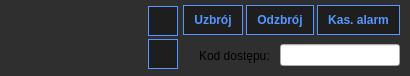
<?xml version="1.0" encoding="UTF-8"?>
<ui version="4.0">
 <class>ZonesListWidget</class>
 <widget class="QWidget" name="ZonesListWidget">
  <property name="geometry">
   <rect>
    <x>0</x>
    <y>0</y>
    <width>410</width>
    <height>76</height>
   </rect>
  </property>
  <property name="windowTitle">
   <string>Form</string>
  </property>
  <property name="styleSheet">
   <string notr="true">#contentWidget2{
	background-color: rgb(47, 47, 47);
	border-top:none;
	border-right:none;
	border-left:none;
}
#contentWidget{
	background-color: rgb(47, 47, 47);
	border:none;
}
QPushButton {
	background-color: rgb(30, 30, 30);
	border: 1px solid rgb(85, 150, 255);
	color: rgb(85, 150, 255);
	padding: 4px 10px;
	font: 75 10pt &quot;Segoe UI&quot;;
	font-weight: 500;
}
QPushButton::hover {
	background-color: rgb(85, 150, 255);
	border: 1px solid rgb(30, 30, 30);
	font: 75 10pt &quot;Segoe UI&quot;;
	color: rgb(30, 30, 30);
	border-radius:5px;
	font-weight: 500;
}

QPushButton::disabled {
	background-color: rgb(57, 65, 75);
	color: rgb(40, 40, 40);
	border: 1px solid rgb(31, 45, 60);
	border-radius: 5px;
}</string>
  </property>
  <layout class="QVBoxLayout" name="verticalLayout">
   <property name="spacing">
    <number>0</number>
   </property>
   <property name="leftMargin">
    <number>0</number>
   </property>
   <property name="topMargin">
    <number>0</number>
   </property>
   <property name="rightMargin">
    <number>0</number>
   </property>
   <property name="bottomMargin">
    <number>0</number>
   </property>
   <item>
    <widget class="QWidget" name="contentWidget2" native="true">
     <property name="styleSheet">
      <string notr="true"/>
     </property>
     <layout class="QHBoxLayout" name="contentLayout2" stretch="2,0,0">
      <property name="spacing">
       <number>5</number>
      </property>
      <property name="leftMargin">
       <number>0</number>
      </property>
      <property name="topMargin">
       <number>0</number>
      </property>
      <property name="rightMargin">
       <number>10</number>
      </property>
      <property name="bottomMargin">
       <number>6</number>
      </property>
      <item>
       <widget class="QWidget" name="contentWidget" native="true">
        <property name="sizePolicy">
         <sizepolicy hsizetype="Expanding" vsizetype="Expanding">
          <horstretch>0</horstretch>
          <verstretch>0</verstretch>
         </sizepolicy>
        </property>
        <property name="styleSheet">
         <string notr="true"/>
        </property>
        <layout class="QHBoxLayout" name="contentLayout">
         <property name="spacing">
          <number>0</number>
         </property>
         <property name="leftMargin">
          <number>0</number>
         </property>
         <property name="topMargin">
          <number>0</number>
         </property>
         <property name="rightMargin">
          <number>0</number>
         </property>
         <property name="bottomMargin">
          <number>0</number>
         </property>
        </layout>
       </widget>
      </item>
      <item>
       <widget class="QWidget" name="widget_2" native="true">
        <property name="styleSheet">
         <string notr="true"/>
        </property>
        <layout class="QVBoxLayout" name="verticalLayout_3">
         <property name="spacing">
          <number>5</number>
         </property>
         <property name="leftMargin">
          <number>0</number>
         </property>
         <property name="topMargin">
          <number>5</number>
         </property>
         <property name="rightMargin">
          <number>0</number>
         </property>
         <property name="bottomMargin">
          <number>0</number>
         </property>
        </layout>
       </widget>
      </item>
      <item>
       <widget class="QWidget" name="widget" native="true">
        <property name="styleSheet">
         <string notr="true"/>
        </property>
        <layout class="QHBoxLayout" name="horizontalLayout">
         <property name="spacing">
          <number>5</number>
         </property>
         <property name="leftMargin">
          <number>0</number>
         </property>
         <property name="topMargin">
          <number>5</number>
         </property>
         <property name="rightMargin">
          <number>0</number>
         </property>
         <property name="bottomMargin">
          <number>0</number>
         </property>
         <item>
          <widget class="QWidget" name="widget_3" native="true">
           <property name="styleSheet">
            <string notr="true"/>
           </property>
           <layout class="QVBoxLayout" name="verticalLayout_2">
            <property name="spacing">
             <number>2</number>
            </property>
            <property name="leftMargin">
             <number>0</number>
            </property>
            <property name="topMargin">
             <number>0</number>
            </property>
            <property name="rightMargin">
             <number>0</number>
            </property>
            <property name="bottomMargin">
             <number>0</number>
            </property>
            <item>
             <widget class="QPushButton" name="addZoneBtn">
              <property name="sizePolicy">
               <sizepolicy hsizetype="Fixed" vsizetype="Fixed">
                <horstretch>0</horstretch>
                <verstretch>0</verstretch>
               </sizepolicy>
              </property>
              <property name="minimumSize">
               <size>
                <width>30</width>
                <height>30</height>
               </size>
              </property>
              <property name="maximumSize">
               <size>
                <width>30</width>
                <height>30</height>
               </size>
              </property>
              <property name="styleSheet">
               <string notr="true">padding: 3px;</string>
              </property>
              <property name="text">
               <string/>
              </property>
              <property name="icon">
               <iconset resource="../images.qrc">
                <normaloff>:/icons/img/add.png</normaloff>:/icons/img/add.png</iconset>
              </property>
              <property name="iconSize">
               <size>
                <width>32</width>
                <height>32</height>
               </size>
              </property>
             </widget>
            </item>
            <item>
             <widget class="QPushButton" name="subZoneBtn">
              <property name="sizePolicy">
               <sizepolicy hsizetype="Fixed" vsizetype="Fixed">
                <horstretch>0</horstretch>
                <verstretch>0</verstretch>
               </sizepolicy>
              </property>
              <property name="minimumSize">
               <size>
                <width>30</width>
                <height>30</height>
               </size>
              </property>
              <property name="maximumSize">
               <size>
                <width>30</width>
                <height>30</height>
               </size>
              </property>
              <property name="text">
               <string/>
              </property>
              <property name="icon">
               <iconset resource="../images.qrc">
                <normaloff>:/icons/img/minus.png</normaloff>:/icons/img/minus.png</iconset>
              </property>
              <property name="iconSize">
               <size>
                <width>32</width>
                <height>24</height>
               </size>
              </property>
             </widget>
            </item>
           </layout>
          </widget>
         </item>
         <item>
          <widget class="QWidget" name="widget_4" native="true">
           <layout class="QVBoxLayout" name="verticalLayout_4">
            <property name="leftMargin">
             <number>0</number>
            </property>
            <property name="topMargin">
             <number>0</number>
            </property>
            <property name="rightMargin">
             <number>0</number>
            </property>
            <property name="bottomMargin">
             <number>0</number>
            </property>
            <item>
             <widget class="QWidget" name="widget_5" native="true">
              <layout class="QHBoxLayout" name="horizontalLayout_2">
               <property name="spacing">
                <number>3</number>
               </property>
               <property name="leftMargin">
                <number>0</number>
               </property>
               <property name="topMargin">
                <number>0</number>
               </property>
               <property name="rightMargin">
                <number>0</number>
               </property>
               <property name="bottomMargin">
                <number>0</number>
               </property>
               <item>
                <widget class="QPushButton" name="armBtn">
                 <property name="sizePolicy">
                  <sizepolicy hsizetype="Minimum" vsizetype="Minimum">
                   <horstretch>0</horstretch>
                   <verstretch>0</verstretch>
                  </sizepolicy>
                 </property>
                 <property name="text">
                  <string>Uzbrój</string>
                 </property>
                 <property name="icon">
                  <iconset resource="../images.qrc">
                   <normaloff>:/icons/img/lock.png</normaloff>:/icons/img/lock.png</iconset>
                 </property>
                 <property name="iconSize">
                  <size>
                   <width>18</width>
                   <height>18</height>
                  </size>
                 </property>
                </widget>
               </item>
               <item>
                <widget class="QPushButton" name="unarmBtn">
                 <property name="sizePolicy">
                  <sizepolicy hsizetype="Minimum" vsizetype="Minimum">
                   <horstretch>0</horstretch>
                   <verstretch>0</verstretch>
                  </sizepolicy>
                 </property>
                 <property name="text">
                  <string>Odzbrój</string>
                 </property>
                 <property name="icon">
                  <iconset resource="../images.qrc">
                   <normaloff>:/icons/img/unlock.png</normaloff>:/icons/img/unlock.png</iconset>
                 </property>
                 <property name="iconSize">
                  <size>
                   <width>18</width>
                   <height>18</height>
                  </size>
                 </property>
                </widget>
               </item>
               <item>
                <widget class="QPushButton" name="dealarmBtn">
                 <property name="sizePolicy">
                  <sizepolicy hsizetype="Minimum" vsizetype="Minimum">
                   <horstretch>0</horstretch>
                   <verstretch>0</verstretch>
                  </sizepolicy>
                 </property>
                 <property name="text">
                  <string>Kas. alarm</string>
                 </property>
                 <property name="icon">
                  <iconset resource="../images.qrc">
                   <normaloff>:/icons/img/nosafety.png</normaloff>:/icons/img/nosafety.png</iconset>
                 </property>
                 <property name="iconSize">
                  <size>
                   <width>24</width>
                   <height>24</height>
                  </size>
                 </property>
                </widget>
               </item>
              </layout>
             </widget>
            </item>
            <item>
             <widget class="QWidget" name="authWidget" native="true">
              <layout class="QHBoxLayout" name="horizontalLayout_3" stretch="3,1">
               <property name="spacing">
                <number>10</number>
               </property>
               <property name="leftMargin">
                <number>0</number>
               </property>
               <property name="topMargin">
                <number>0</number>
               </property>
               <property name="rightMargin">
                <number>0</number>
               </property>
               <property name="bottomMargin">
                <number>0</number>
               </property>
               <item alignment="Qt::AlignRight">
                <widget class="QLabel" name="label">
                 <property name="text">
                  <string>Kod dostępu:</string>
                 </property>
                </widget>
               </item>
               <item alignment="Qt::AlignHCenter">
                <widget class="QLineEdit" name="keyLineEdit">
                 <property name="sizePolicy">
                  <sizepolicy hsizetype="Expanding" vsizetype="Fixed">
                   <horstretch>0</horstretch>
                   <verstretch>0</verstretch>
                  </sizepolicy>
                 </property>
                 <property name="minimumSize">
                  <size>
                   <width>120</width>
                   <height>0</height>
                  </size>
                 </property>
                </widget>
               </item>
              </layout>
             </widget>
            </item>
           </layout>
          </widget>
         </item>
        </layout>
       </widget>
      </item>
     </layout>
    </widget>
   </item>
  </layout>
 </widget>
 <resources>
  <include location="../images.qrc"/>
 </resources>
 <connections/>
</ui>
